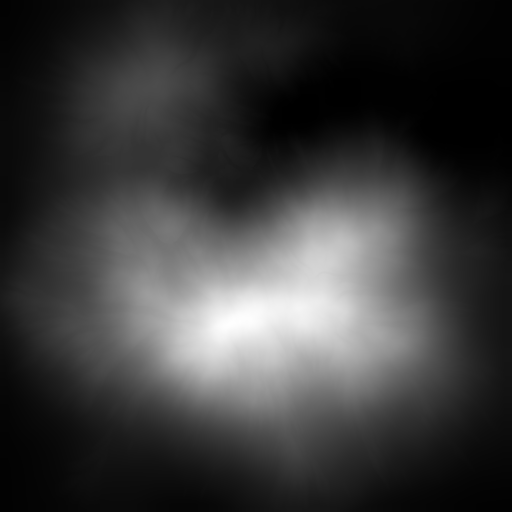
#> input picture data/hmap.png, 1024 x 1024 px (shown at 1/2 size)
$ python main.py
#> lines starting #> are read from the running program, lines starting #| are printed output that depends on the picture
### tools/alpha_model.py
# Copyright (c) 2023 Otto Link. Distributed under the terms of the GNU
# General Public License. The full license is in the file LICENSE,
# distributed with this software.

import matplotlib.pyplot as plt
import numpy as np
import scipy


def load_img(fname):
    return (plt.imread(fname) * 255).astype(int)


def neighbors_delaunay(x: np.array,
                       y: np.array) -> ([[int, ...]], [[float, ...]]):
    """
    Wrapper for Delaunay triangulation returning neighbors and distance to
    neighbors for a set of points.

    Parameters
    ----------
    x : np.array
        'x' location of the input points.
    y : np.array
        'y' location of the input points.

    Returns
    -------
    neighbors : [[int, ...]]
        Neighbors indices for each point.
    distance : [[float, ...]]
        Distance to the neighbors.
    """
    npt = x.shape[0]

    xy = np.dstack((x / x.ptp(), y / y.ptp()))[0]
    tri = scipy.spatial.Delaunay(xy)
    indptr, indices = tri.vertex_neighbor_vertices

    neighbors = [None] * npt
    distance = [None] * npt
    for i in range(npt):
        neighbors[i] = indices[indptr[i]:indptr[i + 1]]
        distance[i] = [((x[i] - x[k])**2 + (y[i] - y[k])**2)**0.5
                       for k in neighbors[i]]

    return neighbors, distance


def random_grid_halton(n, seed=-1, extent=[0, 1, 0, 1]):
    """
    Generate an Halton sequence grid of 'n' points.

    Parameters
    ----------
    n : int
        Number of points.
    seed : int, optional
        Random seed, if set to -1, the random number generator is
        seeded with random data retrieved from the operating system.
        Default is -1
    extent : tuple of 4 floats
        Extent of the resulting map (xmin, xmax, ymin, ymax). Points outside
        this area are discarded. Default is [0, 1, 0, 1].

    Returns
    -------
    out : ndarray, 1d, float
        'x' location of the input points.
    out : ndarray, 1d, float
        'y' location of the input points.
    """

    if seed < 0:
        seed = None

    sampler = scipy.stats.qmc.Halton(d=2, scramble=True, seed=seed)
    sample = sampler.random(n=n)
    sample = scipy.stats.qmc.scale(sample, extent[0:4:2], extent[1:4:2])
    x, y = np.split(sample, 2, axis=1)
    return x[:, 0], y[:, 0]


def generate_network_alpha_model(xc: np.array,
                                 yc: np.array,
                                 size: np.array,
                                 z: np.array,
                                 n_dummy_nodes: int = 2000,
                                 alpha: float = 0.7,
                                 dz_weight: float = 1,
                                 extent: (float, ...) = [0, 1, 0, 1],
                                 seed: int = -1):
    """
    Generate the road network between a set of nodes (e.g. cities) elevation
    can de taken into account.

    Parameters
    ----------
    xc : np.array
        'x' location of the nodes.
    yc : np.array
        'y' location of the nodes.
    size : np.array, optional
        Node weights (or city size)..
    z : np.array, optional
        Heightmap.
    n_dummy_nodes : int, optional
        Number of dummy nodes. The default is 2000.
    alpha : float, optional
        Alpha coefficient of the model (cost difference between creating a new
        and using an old one). The default is 0.58.
    dz_weight : float, optional
        Weight of the elevation difference in the cost function. The default is
        100.
    extent : (float, ...), optional
        Domain extent (xmin, xmax, ymin, ymax). The default is [0, 1, 0, 1].
    seed : int, optional
        Random seed, if set to -1, the random number generator is
        seeded with random data retrieved from the operating system.
        The default is -1.

    Returns
    -------
    xr : np.array
        'x' location of the network nodes. 'n' first values correspond to the
        input nodes.
    yr : np.array
        'y' location of the network nodes.
    zr : np.array
        'z' location of the network nodes.
    path_dict : dict
        Road definitions between each input nodes. Keys are tuples
        corresponding to the input nodes.
    edge_weight : np.array
        Weight in [0, 1] of each edge.

    References
    ----------
    - Molinero, C. and Hernando, A. 2020. A model for the generation of road
      networks.
    """

    # --- wrapper
    def get_path(pred, index, j):
        path = [j]
        k = j
        while pred[index, k] != -9999:
            path.append(pred[index, k])
            k = pred[index, k]
        return path[::-1]

    # tweak input
    if not isinstance(size, np.ndarray):
        size *= np.ones_like(xc)

    # numer of input nodes ('cities')
    nn = xc.shape[0]

    # add dummy nodes
    xd, yd = random_grid_halton(n_dummy_nodes, seed=seed, extent=extent)

    xd = np.concatenate((xc, xd))
    yd = np.concatenate((yc, yd))
    nd = xd.shape[0]

    # retrieve node elevations from heightmap
    zd = np.ones_like(xd)

    ix = (xd - extent[0]) / (extent[1] - extent[0]) * (z.shape[0] - 1)
    iy = (yd - extent[2]) / (extent[3] - extent[2]) * (z.shape[1] - 1)
    zd = z[ix.astype(int), iy.astype(int)]

    # Delaunay triangulation to determine base connectivity
    nbrs, edge_dist = neighbors_delaunay(xd, yd)

    # --- alpha model algorithm
    print('alpha model algorithm...')

    is_road = scipy.sparse.lil_matrix((nd, nd))

    # number of trips between each input nodes
    ntrips = []
    idx = []
    for i in range(nn):
        for j in range(i + 1, nn):
            d = (xd[i] - xd[j])**2 + (yd[i] - yd[j])**2
            ntrips.append(size[i] * size[j] / (1 + d))
            idx.append((i, j))

    for itrip in np.argsort(ntrips)[::-1]:
        i0, j0 = idx[itrip]

        # update adjacency ('distance') matrix
        adjacency = scipy.sparse.lil_matrix((nd, nd))
        for i in range(nd):
            for j, d in zip(nbrs[i], edge_dist[i]):

                # add elevation difference to the distance
                d = (d**2 + dz_weight * (zd[i] - zd[j])**2)**0.5

                # weight distance based on new / existing road
                if is_road[i, j]:
                    coeff = alpha
                else:
                    coeff = 1

                adjacency[i, j] = d * coeff

        # shortest path between the two cities (i0 and j0)
        dist, pred = scipy.sparse.csgraph.dijkstra(csgraph=adjacency,
                                                   directed=False,
                                                   indices=[i0, j0],
                                                   return_predecessors=True,
                                                   min_only=False)

        # update road network
        path = get_path(pred, index=0, j=j0)

        for i in range(len(path) - 1):
            i1 = min(path[i], path[i + 1])
            i2 = max(path[i], path[i + 1])
            is_road[i1, i2] += ntrips[itrip]
            is_road[i2, i1] += ntrips[itrip]

    # --- clean up and prepare output results
    print('preparing road network graph...')

    # remove orphan nodes (i.e. not connected by any edge = road)
    idx_kept_nodes = []
    for i in range(nd):
        for j in nbrs[i]:
            if is_road[i, j]:
                idx_kept_nodes += [i, j]

    idx_kept_nodes = list(set(idx_kept_nodes))
    nk = len(idx_kept_nodes)

    # built up a distance matrix with only relevant nodes
    edge_weight = scipy.sparse.lil_matrix((nk, nk))
    distance = scipy.sparse.lil_matrix((nk, nk))

    for p in range(nk):
        for q in range(p + 1, nk):
            i = min(idx_kept_nodes[p], idx_kept_nodes[q])
            j = max(idx_kept_nodes[p], idx_kept_nodes[q])
            edge_weight[p, q] = is_road[i, j]
            distance[p, q] = adjacency[i, j]

    # normalized edge weight
    edge_weight /= np.max(edge_weight.tocoo())

    # recompute all the paths between cities and store them
    dist, pred = scipy.sparse.csgraph.shortest_path(distance,
                                                    method='FW',
                                                    directed=False,
                                                    return_predecessors=True)

    path_dict = {}
    for p in range(nn):
        for q in range(p + 1, nn):
            path_dict[(p, q)] = get_path(pred, index=p, j=q)

    xr = xd[idx_kept_nodes]
    yr = yd[idx_kept_nodes]
    zr = zd[idx_kept_nodes]

    return xr, yr, zr, path_dict, edge_weight

### main.py
# Copyright (c) 2023 Otto Link. Distributed under the terms of the GNU
# General Public License. The full license is in the file LICENSE,
# distributed with this software.

import matplotlib.pyplot as plt
import numpy as np

import tools.alpha_model as am

if __name__ == '__main__':

    # load heightmap
    z = am.load_img('data/hmap.png')[:, :, 0]
    z = np.flipud(z).T
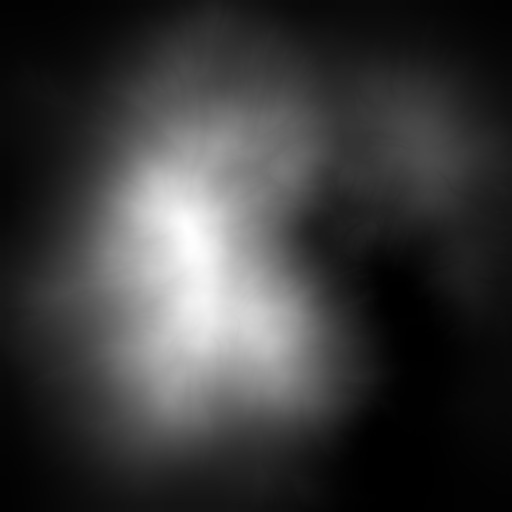
#> z: shape (1024, 1024) int64 (shown at 1/2 size); min 0, max 255, mean 58.9

    z = (z - z.min()) / z.ptp()
    extent = [0, 1, 0, 1]
    seed = 1

    print(z.shape)
#| (1024, 1024)

    n_cities = 10
    # smaller extent to avoid borders
    xc, yc = am.random_grid_halton(n_cities,
                                   seed=seed,
                                   extent=[0.1, 0.9, 0.1, 0.9])

    size = np.random.default_rng(seed + 1).random(n_cities)
    size[-1] = 2  # one big city

    xr, yr, zr, path_dict, edge_weight = am.generate_network_alpha_model(
        xc,
        yc,
        size,
        z,
        n_dummy_nodes=6000,
        alpha=0.7,
        dz_weight=5,
        extent=extent,
        seed=seed)
#> in generate_network_alpha_model, `zd = z[ix.astype(int), iy.astype(int)]`: zd = 6010 values, max 0.992 at index 20, min 0 at index 55, mean 0.231
#> after the loop in generate_network_alpha_model, `for itrip in np.argsort(ntrips)[::-1]:`: d = 0.0464
#> in generate_network_alpha_model, `dist, pred = scipy.sparse.csgraph.shortest_path(distance, method='FW',..`:
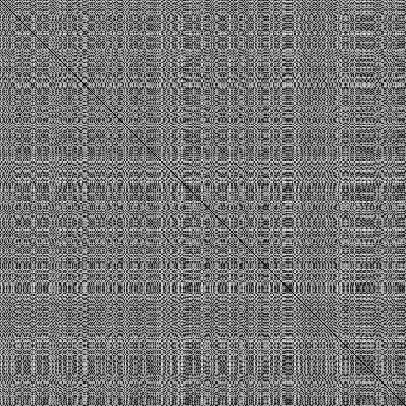
#> dist: shape (406, 406) float64; min 0, max 2, mean 0.921; drawn with min black and max white
#> in generate_network_alpha_model, `dist, pred = scipy.sparse.csgraph.shortest_path(distance, method='FW',..`:
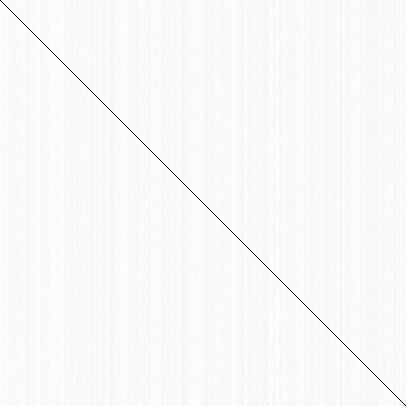
#> pred: shape (406, 406) int32; min -9999, max 405, mean 179; drawn with min black and max white
#> after the loop in generate_network_alpha_model, `for p in range(nn):`: path_dict = 45 items
#> in generate_network_alpha_model, `zr = zd[idx_kept_nodes]`: zr = 406 values, max 0.898 at index 1, min 0 at index 27, mean 0.286
#> xr = 406 values, max 0.999 at index 272, min 0.0742 at index 94, mean 0.58; yr = 406 values, max 0.817 at index 3, min 0.082 at index 151, mean 0.439; path_dict = 45 items

    # plot - heightmap
    plt.figure()
    plt.imshow(z.T, origin='lower', extent=extent, cmap='terrain')
    plt.axis('off')

    # plot - heightmap + road network
    plt.figure()
    img = am.load_img('data/hmap_c.png')
#> call 2 of load_img, with fname = 'data/hmap_c.png'
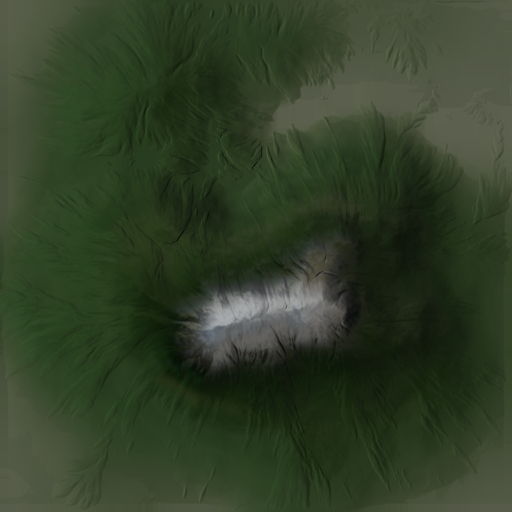
#> input picture data/hmap_c.png, 1024 x 1024 px (shown at 1/2 size)
    plt.imshow(np.rot90(img), extent=extent)

    plt.scatter(xc, yc, 5 + size * 200, c='w', alpha=0.5)

    ne = edge_weight.shape[0]
#> ne = 406
    for p in range(ne):
        for q in range(p + 1, ne):
            if edge_weight[p, q]:
                xe = [xr[p], xr[q]]
                ye = [yr[p], yr[q]]
                lw = 0.2 + 4 * edge_weight[p, q]
                plt.plot(xe, ye, 'w-', lw=lw)

    plt.axis('off')

    plt.show()
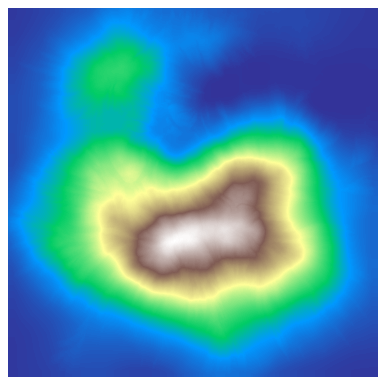
#> figure drawn by matplotlib, 1 panel
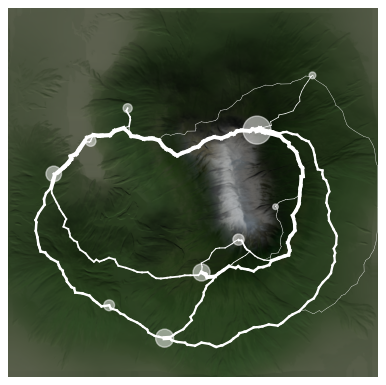
#> figure drawn by matplotlib, 1 panel
